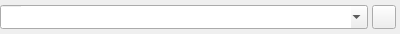
<ui version="4.0" >
 <class>channel_conf_add</class>
 <widget class="QWidget" name="channel_conf_add" >
  <property name="geometry" >
   <rect>
    <x>0</x>
    <y>0</y>
    <width>400</width>
    <height>34</height>
   </rect>
  </property>
  <property name="sizePolicy" >
   <sizepolicy vsizetype="Fixed" hsizetype="Preferred" >
    <horstretch>0</horstretch>
    <verstretch>0</verstretch>
   </sizepolicy>
  </property>
  <layout class="QHBoxLayout" >
   <property name="spacing" >
    <number>4</number>
   </property>
   <property name="leftMargin" >
    <number>0</number>
   </property>
   <property name="topMargin" >
    <number>0</number>
   </property>
   <property name="rightMargin" >
    <number>4</number>
   </property>
   <property name="bottomMargin" >
    <number>0</number>
   </property>
   <item>
    <widget class="QFrame" name="frame" >
     <property name="sizePolicy" >
      <sizepolicy vsizetype="Fixed" hsizetype="Expanding" >
       <horstretch>0</horstretch>
       <verstretch>0</verstretch>
      </sizepolicy>
     </property>
     <property name="minimumSize" >
      <size>
       <width>16</width>
       <height>24</height>
      </size>
     </property>
     <property name="maximumSize" >
      <size>
       <width>16777215</width>
       <height>24</height>
      </size>
     </property>
     <layout class="QHBoxLayout" >
      <property name="spacing" >
       <number>0</number>
      </property>
      <property name="leftMargin" >
       <number>0</number>
      </property>
      <property name="topMargin" >
       <number>0</number>
      </property>
      <property name="rightMargin" >
       <number>0</number>
      </property>
      <property name="bottomMargin" >
       <number>0</number>
      </property>
      <item>
       <widget class="QComboBox" name="target" >
        <property name="sizePolicy" >
         <sizepolicy vsizetype="Fixed" hsizetype="Expanding" >
          <horstretch>0</horstretch>
          <verstretch>0</verstretch>
         </sizepolicy>
        </property>
        <property name="minimumSize" >
         <size>
          <width>0</width>
          <height>24</height>
         </size>
        </property>
        <property name="maximumSize" >
         <size>
          <width>16777215</width>
          <height>24</height>
         </size>
        </property>
        <property name="styleSheet" >
         <string>QComboBox {
  background-image: url(conf_bg.png);
  background-repeat: no-repeat;
  background-position: left;
  padding-left: 20px;
}
</string>
        </property>
        <property name="editable" >
         <bool>true</bool>
        </property>
        <property name="_yate_identity" stdset="0" >
         <string>conf_target</string>
        </property>
        <property name="_yate_textchangednotify" stdset="0" >
         <bool>true</bool>
        </property>
       </widget>
      </item>
     </layout>
    </widget>
   </item>
   <item>
    <widget class="QToolButton" name="conf_add" >
     <property name="minimumSize" >
      <size>
       <width>24</width>
       <height>24</height>
      </size>
     </property>
     <property name="maximumSize" >
      <size>
       <width>24</width>
       <height>24</height>
      </size>
     </property>
     <property name="toolTip" >
      <string>Add to conference</string>
     </property>
     <property name="icon" >
      <iconset>add.png</iconset>
     </property>
     <property name="iconSize" >
      <size>
       <width>20</width>
       <height>20</height>
      </size>
     </property>
     <property name="_yate_identity" stdset="0" >
      <string>conf_add</string>
     </property>
     <property name="_yate_normal_icon" stdset="0" >
      <string>add.png</string>
     </property>
     <property name="_yate_pressed_icon" stdset="0" >
      <string>add_pressed.png</string>
     </property>
     <property name="_yate_hover_icon" stdset="0" >
      <string>add_hover.png</string>
     </property>
     <property name="_yate_filterevents" stdset="0" >
      <bool>true</bool>
     </property>
    </widget>
   </item>
  </layout>
 </widget>
 <resources/>
 <connections/>
</ui>
